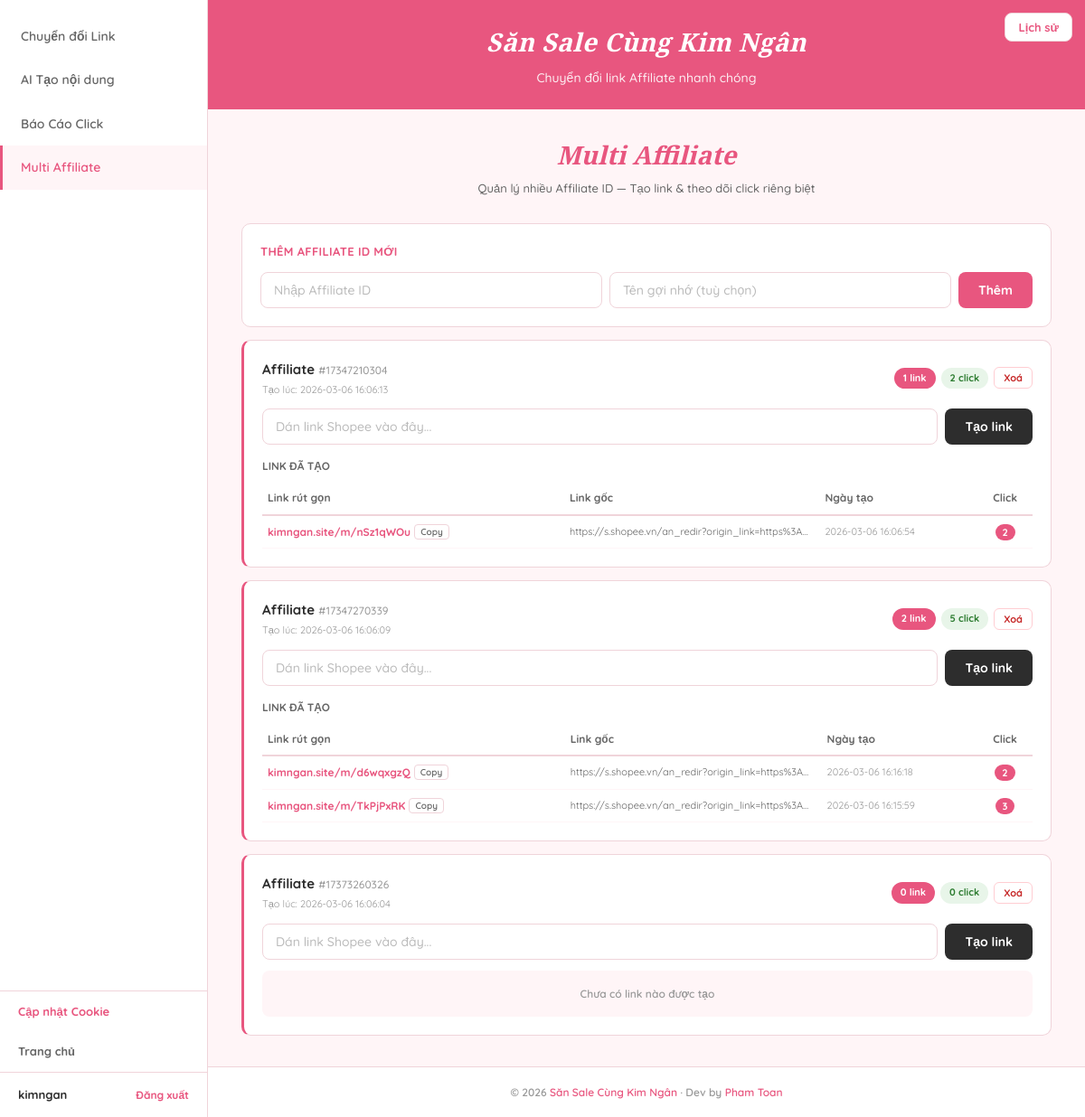
The page /admin/multi-affid (signed in) on the database its author committed.
### tables this page shows
CREATE TABLE multi_affids (
            id INTEGER PRIMARY KEY AUTOINCREMENT,
            affid TEXT NOT NULL,
            name TEXT DEFAULT '',
            created_at TIMESTAMP DEFAULT CURRENT_TIMESTAMP
        );

CREATE TABLE multi_affid_links (
            id INTEGER PRIMARY KEY AUTOINCREMENT,
            affid_id INTEGER NOT NULL,
            short_code TEXT UNIQUE NOT NULL,
            target_url TEXT NOT NULL,
            original_url TEXT NOT NULL,
            created_at TIMESTAMP DEFAULT CURRENT_TIMESTAMP,
            click_count INTEGER DEFAULT 0,
            FOREIGN KEY (affid_id) REFERENCES multi_affids(id)
        );

### app.py (the view)
@app.route("/admin/multi-affid")
@login_required
def admin_multi_affid():
    affids = get_all_multi_affids()
    affid_data = []
    page_num = int(request.args.get("page", 1))
    active_affid = request.args.get("active", "")
    for a in affids:
        if active_affid and str(a["id"]) == active_affid:
            links, total = get_multi_affid_links(a["id"], page=page_num, per_page=10)
        else:
            links, total = get_multi_affid_links(a["id"], page=1, per_page=10)
        total_clicks = get_multi_affid_total_clicks(a["id"])
        current_page = page_num if (active_affid and str(a["id"]) == active_affid) else 1
        total_pages = math.ceil(total / 10) if total > 0 else 1
        affid_data.append({
            **a,
            "links": links,
            "total_links": total,
            "total_clicks": total_clicks,
            "current_page": current_page,
            "total_pages": total_pages,
        })
    return render_template(
        "admin.html",
        page="multi-affid",
        user=session.get("user"),
        affid_data=affid_data,
        short_domain=SHORT_DOMAIN,
        active_affid=active_affid,
    )

### app.py (called while the page is built)
def login_required(f):
    @wraps(f)
    def decorated(*args, **kwargs):
        if "user" not in session:
            return redirect(url_for("login_page"))
        return f(*args, **kwargs)
    return decorated

### database.py (called while the page is built)
def get_db():
    conn = sqlite3.connect(DB_PATH)
    conn.row_factory = sqlite3.Row
    return conn

def get_all_multi_affids():
    conn = get_db()
    rows = conn.execute("SELECT * FROM multi_affids ORDER BY created_at DESC").fetchall()
    conn.close()
    return [dict(r) for r in rows]

def get_multi_affid_links(affid_id, page=1, per_page=10):
    conn = get_db()
    offset = (page - 1) * per_page
    total = conn.execute(
        "SELECT COUNT(*) as cnt FROM multi_affid_links WHERE affid_id = ?", (affid_id,)
    ).fetchone()["cnt"]
    rows = conn.execute(
        "SELECT * FROM multi_affid_links WHERE affid_id = ? ORDER BY created_at DESC LIMIT ? OFFSET ?",
        (affid_id, per_page, offset),
    ).fetchall()
    conn.close()
    return [dict(r) for r in rows], total

def get_multi_affid_total_clicks(affid_id):
    conn = get_db()
    row = conn.execute(
        "SELECT COALESCE(SUM(click_count), 0) as total FROM multi_affid_links WHERE affid_id = ?",
        (affid_id,),
    ).fetchone()
    conn.close()
    return row["total"]

### templates/admin.html (shortened to what this page needs)
<!DOCTYPE html>
<html lang="vi">
<head>
</head>
<body>
    <button class="toggle-history" onclick="toggleHistory()">Lịch sử</button>
    <aside class="sidebar" id="sidebar">
        <nav class="sidebar-nav">
            <a class="nav-item {{ 'active' if page == 'convert-link' }}" href="/admin/convert-link">Chuyển đổi Link</a>
            <a class="nav-item {{ 'active' if page == 'ai-content' }}" href="/admin/ai-content">AI Tạo nội dung</a>
            <a class="nav-item {{ 'active' if page == 'click-report' }}" href="/admin/click-report">Báo Cáo Click</a>
            <a class="nav-item {{ 'active' if page == 'multi-affid' }}" href="/admin/multi-affid">Multi Affiliate</a>
        </nav>
        <div class="sidebar-bottom">
            <a href="javascript:void(0)" class="sidebar-home" onclick="openCookieModal()" style="color:var(--primary);">Cập nhật Cookie</a>
            <a href="/" class="sidebar-home">Trang chủ</a>
            <div class="sidebar-footer">
                <span class="sidebar-user">{{ user }}</span>
                <a href="/logout" class="sidebar-logout">Đăng xuất</a>
            </div>
        </div>
    </aside>
    <main class="main" id="mainContent">
        <div class="main-header">
            <h2>Săn Sale Cùng Kim Ngân</h2>
            <p>Chuyển đổi link Affiliate nhanh chóng</p>
        </div>
        <div class="main-body {% if page == 'multi-affid' %}wide{% endif %}">
            {% if page == 'convert-link' %}
            <div class="page-title">
                <h3>Chuyển đổi Link</h3>
                <p>Dán link Shopee &mdash; Nhận link Affiliate ngay</p>
            </div>
            <div class="card">
                <div class="card-title">Nhập Link</div>
                <textarea id="linkInput" placeholder="Dán link Shopee vào đây (mỗi link 1 dòng)..." style="min-height:120px;"></textarea>
                <div class="input-actions">
                    <button class="btn btn-outline" onclick="pasteTo('linkInput','linkStatus')">Paste nhanh</button>
                    <button class="btn btn-primary" id="linkConvertBtn" onclick="convertLink()">Chuyển đổi</button>
                </div>
                <div id="linkStatus" class="status"></div>
            </div>
            <div class="card link-results" id="linkResults">
                <div class="card-title">Kết quả</div>
                <textarea id="linkResultOutput" readonly></textarea>
                <div style="margin-top:10px;">
                    <button class="copy-btn" onclick="copyField('linkResultOutput', this)">Copy tất cả</button>
                </div>
            </div>
            {% elif page == 'multi-affid' %}
            <div class="page-title">
                <h3>Multi Affiliate</h3>
                <p>Quản lý nhiều Affiliate ID &mdash; Tạo link &amp; theo dõi click riêng biệt</p>
            </div>
            <div class="card">
                <div class="card-title">Thêm Affiliate ID mới</div>
                <div style="display:flex;gap:8px;flex-wrap:wrap;">
                    <input type="text" id="newAffidInput" placeholder="Nhập Affiliate ID" style="flex:1;min-width:160px;">
                    <input type="text" id="newAffidName" placeholder="Tên gợi nhớ (tuỳ chọn)" style="flex:1;min-width:140px;">
                    <button class="btn btn-primary" onclick="addMultiAffid()">Thêm</button>
                </div>
            </div>
            {% if affid_data %}
            {% for affid in affid_data %}
            <div class="card" id="affid-block-{{ affid.id }}" style="border-left:3px solid var(--primary);">
                <div style="display:flex;justify-content:space-between;align-items:center;flex-wrap:wrap;gap:8px;margin-bottom:12px;">
                    <div>
                        <div style="font-size:15px;font-weight:700;color:var(--text);">
                            {{ affid.name or 'Affiliate' }} <span style="font-size:12px;color:var(--text-muted);font-weight:500;">#{{ affid.affid }}</span>
                        </div>
                        <div style="font-size:11px;color:var(--text-muted);margin-top:2px;">Tạo lúc: {{ affid.created_at }}</div>
                    </div>
                    <div style="display:flex;gap:6px;align-items:center;">
                        <span style="background:var(--primary);color:#fff;padding:3px 10px;border-radius:12px;font-size:11px;font-weight:700;">{{ affid.total_links }} link</span>
                        <span style="background:#E8F5E9;color:#2E7D32;padding:3px 10px;border-radius:12px;font-size:11px;font-weight:700;">{{ affid.total_clicks }} click</span>
                        <button onclick="deleteMultiAffid({{ affid.id }})" style="background:none;border:1px solid #ffcdd2;border-radius:6px;padding:4px 10px;cursor:pointer;font-size:11px;font-weight:700;color:#C62828;font-family:'Quicksand',sans-serif;">Xoá</button>
                    </div>
                </div>
                <div style="display:flex;gap:8px;margin-bottom:10px;">
                    <input type="text" id="urlInput-{{ affid.id }}" placeholder="Dán link Shopee vào đây..." style="flex:1;">
                    <button class="btn btn-dark" onclick="convertMultiAffid({{ affid.id }})">Tạo link</button>
                </div>
                {% if affid.links %}
                <div style="margin-top:14px;">
                    <div style="font-size:12px;font-weight:700;color:var(--text-sec);margin-bottom:8px;text-transform:uppercase;">Link đã tạo</div>
                    <div style="overflow-x:auto;">
                        <table style="width:100%;border-collapse:collapse;font-size:12px;">
                            <thead>
                                <tr style="border-bottom:2px solid var(--border);text-align:left;">
                                    <th style="padding:8px 6px;font-weight:700;color:var(--text-sec);">Link rút gọn</th>
                                    <th style="padding:8px 6px;font-weight:700;color:var(--text-sec);">Link gốc</th>
                                    <th style="padding:8px 6px;font-weight:700;color:var(--text-sec);">Ngày tạo</th>
                                    <th style="padding:8px 6px;font-weight:700;color:var(--text-sec);text-align:center;">Click</th>
                                </tr>
                            </thead>
                            <tbody>
                                {% for link in affid.links %}
                                <tr style="border-bottom:1px solid var(--primary-bg);">
                                    <td style="padding:8px 6px;">
                                        <div style="display:flex;align-items:center;gap:4px;">
                                            <a href="/m/{{ link.short_code }}" target="_blank" style="color:var(--primary);font-weight:700;text-decoration:none;font-size:12px;">
                                                {{ short_domain }}/m/{{ link.short_code }}
                                            </a>
                                            <button onclick="navigator.clipboard.writeText('https://{{ short_domain }}/m/{{ link.short_code }}');this.textContent='OK!';setTimeout(()=>this.textContent='Copy',1500)" style="background:none;border:1px solid var(--border);border-radius:4px;padding:1px 6px;cursor:pointer;font-size:10px;font-family:'Quicksand',sans-serif;font-weight:600;color:var(--text-sec);">Copy</button>
                                        </div>
                                    </td>
                                    <td style="padding:8px 6px;max-width:180px;overflow:hidden;text-overflow:ellipsis;white-space:nowrap;font-size:11px;color:var(--text-sec);" title="{{ link.target_url }}">
                                        {{ link.target_url[:70] }}{% if link.target_url|length > 70 %}...{% endif %}
                                    </td>
                                    <td style="padding:8px 6px;font-size:11px;color:var(--text-muted);white-space:nowrap;">{{ link.created_at }}</td>
                                    <td style="padding:8px 6px;text-align:center;">
                                        <span style="background:{% if link.click_count > 0 %}var(--primary){% else %}var(--border){% endif %};color:{% if link.click_count > 0 %}#fff{% else %}var(--text-sec){% endif %};padding:2px 8px;border-radius:10px;font-size:11px;font-weight:700;">
                                            {{ link.click_count }}
                                        </span>
                                    </td>
                                </tr>
                                {% endfor %}
                            </tbody>
                        </table>
                    </div>
                </div>
                {% elif affid.total_links == 0 %}
                <div style="margin-top:12px;padding:16px;text-align:center;font-size:12px;color:var(--text-muted);font-weight:600;background:var(--primary-bg);border-radius:8px;">
                    Chưa có link nào được tạo
                </div>
                {% endif %}
            </div>
            {% endfor %}
            {% else %}
            <div class="card" style="text-align:center;padding:32px;">
                <div style="font-size:14px;color:var(--text-muted);font-weight:600;">Chưa có Affiliate ID nào. Hãy thêm ở trên!</div>
            </div>
            {% endif %}
            {% endif %}
        </div>
        <div class="main-footer">
            &copy; 2026 <span class="accent">Săn Sale Cùng Kim Ngân</span> &middot; Dev by <span class="accent">Pham Toan</span>
        </div>
    </main>
</body>
</html>

### templates/admin.html (style rules this page uses)
* { margin: 0; padding: 0; box-sizing: border-box; }
:root { --primary: #E8567F; --primary-bg: #FFF5F7; --sidebar-bg: #FFFFFF; --card-bg: #FFFFFF; --border: #F0D4DA; --text: #2D2D2D; --text-sec: #666666; --text-muted: #999999; --sidebar-w: 230px; --history-w: 280px; }
body { font-family: 'Quicksand', sans-serif; background: var(--primary-bg); color: var(--text); line-height: 1.6; min-height: 100vh; display: flex; }
.sidebar { width: var(--sidebar-w); background: var(--sidebar-bg); border-right: 1px solid var(--border); display: flex; flex-direction: column; z-index: 100; transition: transform 0.3s ease; position: fixed; top: 0; left: 0; bottom: 0; }
.sidebar-nav { flex: 1; padding: 16px 0; }
.nav-item { display: block; padding: 13px 20px; font-size: 14px; font-weight: 600; color: var(--text-sec); text-decoration: none; border-left: 3px solid transparent; transition: all 0.15s; }
.nav-item.active { background: var(--primary-bg); color: var(--primary); border-left-color: var(--primary); }
.sidebar-bottom { border-top: 1px solid var(--border); }
.sidebar-home { display: block; padding: 12px 20px; font-size: 13px; font-weight: 700; color: var(--text-sec); text-decoration: none; transition: all 0.15s; }
.sidebar-footer { padding: 14px 20px; border-top: 1px solid var(--border); display: flex; align-items: center; justify-content: space-between; }
.sidebar-user { font-size: 13px; font-weight: 700; color: var(--text); }
.sidebar-logout { font-size: 12px; font-weight: 700; color: var(--primary); text-decoration: none; }
.main { margin-left: var(--sidebar-w); flex: 1; display: flex; flex-direction: column; min-height: 100vh; transition: margin 0.3s ease; }
.main-header { background: var(--primary); padding: 24px 32px; color: #fff; text-align: center; }
.main-header h2 { font-family: 'Playfair Display', Georgia, serif; font-size: 28px; font-weight: 700; font-style: italic; letter-spacing: 0.5px; }
.main-header p { font-size: 14px; margin-top: 6px; opacity: 0.9; font-weight: 500; }
.page-title { text-align: center; margin-bottom: 20px; padding: 8px 0; }
.page-title h3 { font-family: 'Playfair Display', Georgia, serif; font-size: 28px; font-weight: 700; font-style: italic; color: var(--primary); margin-bottom: 4px; }
.page-title p { font-size: 13px; color: var(--text-sec); font-weight: 500; }
.main-body { flex: 1; padding: 20px 32px; max-width: 760px; margin: 0 auto; width: 100%; }
.main-body.wide { max-width: 960px; }
.main-footer { padding: 18px 24px; text-align: center; font-size: 12px; font-weight: 600; color: var(--text-muted); border-top: 1px solid var(--border); background: var(--card-bg); margin-top: auto; }
.main-footer .accent { color: var(--primary); }
.btn { padding: 10px 22px; border: none; border-radius: 8px; font-size: 14px; font-weight: 700; font-family: 'Quicksand', sans-serif; cursor: pointer; transition: opacity 0.15s; white-space: nowrap; }
.btn-primary { background: var(--primary); color: #fff; }
.btn-dark { background: var(--text); color: #fff; }
.card { background: var(--card-bg); border-radius: 10px; padding: 20px; margin-bottom: 14px; border: 1px solid var(--border); }
.card-title { font-size: 13px; font-weight: 700; color: var(--primary); margin-bottom: 12px; text-transform: uppercase; letter-spacing: 0.3px; }
input[type="text"], input[type="password"], textarea { width: 100%; padding: 10px 14px; border: 1.5px solid var(--border); border-radius: 8px; font-size: 14px; font-weight: 500; font-family: 'Quicksand', sans-serif; color: var(--text); background: #fff; transition: border-color 0.2s; }
input::placeholder, textarea::placeholder { color: #bbb; }
.toggle-history { position: fixed; top: 14px; right: 14px; z-index: 40; background: var(--card-bg); border: 1px solid var(--border); border-radius: 8px; padding: 7px 14px; cursor: pointer; font-size: 13px; font-weight: 700; font-family: 'Quicksand', sans-serif; color: var(--primary); }

### rows shown on the page
multi_affids: name "Affiliate", affid "17347210304", created_at "2026-03-06 16:06:13", total_links "1", total_clicks "2"
multi_affid_links: short_domain "kimngan.site", short_code "nSz1qWOu", target_url "https://s.shopee.vn/an_redir?origin_link=https%3A…", created_at "2026-03-06 16:06:54", click_count "2"
multi_affids: name "Affiliate", affid "17347270339", created_at "2026-03-06 16:06:09", total_links "2", total_clicks "5"
multi_affid_links: short_domain "kimngan.site", short_code "d6wqxgzQ", target_url "https://s.shopee.vn/an_redir?origin_link=https%3A…", created_at "2026-03-06 16:16:18", click_count "2"
multi_affid_links: short_domain "kimngan.site", short_code "TkPjPxRK", target_url "https://s.shopee.vn/an_redir?origin_link=https%3A…", created_at "2026-03-06 16:15:59", click_count "3"
multi_affids: name "Affiliate", affid "17373260326", created_at "2026-03-06 16:06:04", total_links "0", total_clicks "0", shows "Chưa có link nào được tạo"

### other values the page prints
{{ user }} "kimngan"
